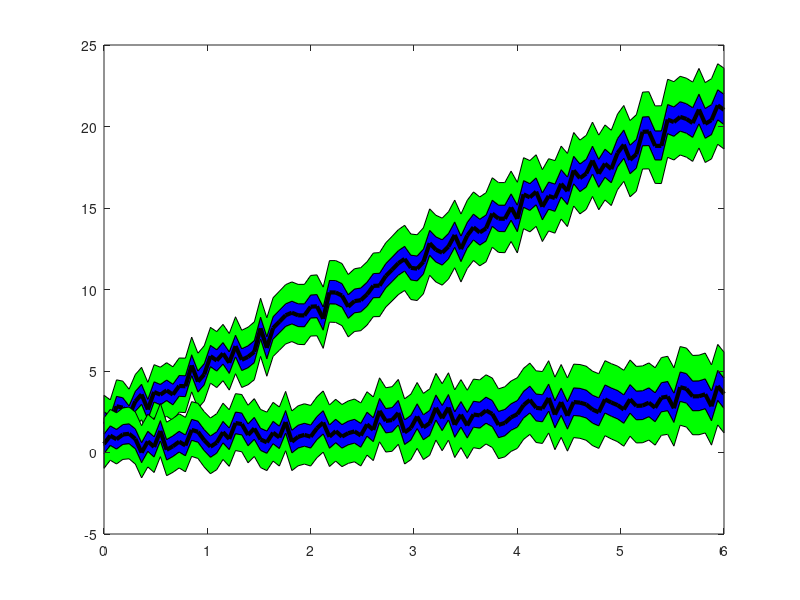

Source code (MATLAB): (Note: this script raises an error after producing the figure.)
x=linspace(0,6,100);                  %#initialize x array
y=3.25*x+2+rand(1,100)*1.5-0.75;
y1=y-0.05*x-0.6;                     %#create first curve
y2=y+0.06*x+0.6;                   %#create second curve
yu=y+0.16*x+1.6;
yd=y-0.15*x-1.5;
X=[x,fliplr(x)];                %#create continuous x value array for plotting
Y=[y1,fliplr(y2)];              %#create y values for out and then back
Yd=[yd,fliplr(y1)];
Yu=[y2,fliplr(yu)];

xmax=6;

fill(X,Y,'b');                  %#plot filled area
hold on
fill(X,Yd,'g');
fill(X,Yu,'g');
plot(x,y,'k','LineWidth',3);
xlim([0, xmax])
%ylim([0, ymax])
set(gca, 'Layer', 'top')

%Secondary plot
y=0.5*x+0.5+rand(1,100)*1.5-0.75;
y1=y-0.05*x-0.6;                     %#create first curve
y2=y+0.06*x+0.6;                   %#create second curve
yu=y+0.16*x+1.6;
yd=y-0.15*x-1.5;
X=[x,fliplr(x)];                %#create continuous x value array for plotting
Y=[y1,fliplr(y2)];              %#create y values for out and then back
Yd=[yd,fliplr(y1)];
Yu=[y2,fliplr(yu)];

fill(X,Y,'b');                  %#plot filled area
fill(X,Yd,'g');
fill(X,Yu,'g');
plot(x,y,'k','LineWidth',3);

hold off
alpha(0.4)